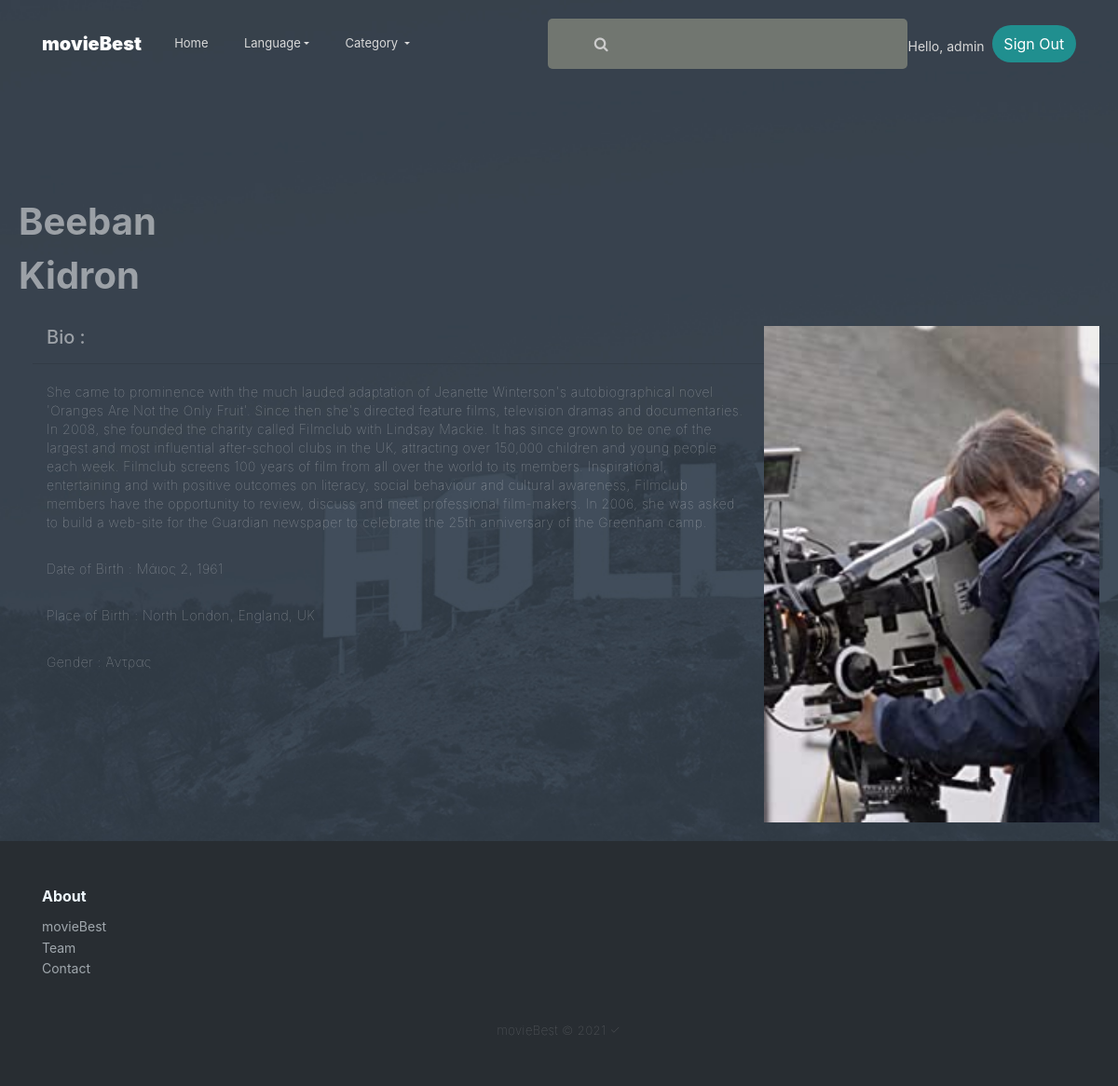
/director/Kidron (signed in), run on the app's committed database.
### movies/models.py (models this page shows, shortened)
class Movie(models.Model):
    title = models.CharField(max_length=100, verbose_name="Τίτλος ταινίας")
    duration = models.IntegerField(null=True, verbose_name="Διάρκεια")
    genre = models.ForeignKey(Genre, on_delete=models.PROTECT, verbose_name='Είδος')
    language = models.CharField(choices=Language_choice, max_length=20, verbose_name="Γλώσσα", null=True)
    premiere_date = models.DateField(verbose_name="Ημερομηνία Πρεμίερας", null=True)
    url_imbd = models.CharField(max_length=300, verbose_name="Σύνδεσμος_IMBD")
    image = models.ImageField(null=True, verbose_name="Εξώφυλλο")
    poster = models.ImageField(null=True, verbose_name="Ποστερ")
    imdb_rate = models.FloatField(verbose_name="Βαθμολογία_IMBD", null=True)
    plot = models.TextField(verbose_name="Πλοκή")
    director = models.ForeignKey(Director, on_delete=models.PROTECT, verbose_name="Σκηνοθέτης")
    actors = models.ManyToManyField(Actor, related_name="movies", verbose_name="Ηθοποιοί")
    critics = models.TextField(verbose_name="Κριτικές")
    trailer = models.CharField(max_length=300, verbose_name="Trailer")
    company = models.ForeignKey(Company, on_delete=models.PROTECT, verbose_name="Εταιρία Παραγωγής", null=True)
    created_at = models.DateTimeField(auto_now_add=True, verbose_name="Ημερομηνία Δημιουργίας")
    updated_at = models.DateTimeField(auto_now=True, verbose_name="Ημερομηνία Ενημέρωσης")
    views = models.IntegerField(null=True, verbose_name="Προβολες")
    class Meta:
        db_table = "Movie"
        verbose_name = "Ταινία"
        verbose_name_plural = "Ταινίες"
        ordering = ["title"]

class Director(models.Model):
    director_firstName = models.CharField(max_length=100, verbose_name="Όνομα Σκηνοθέτη")
    director_lastName = models.CharField(max_length=100, verbose_name="Επώνυμο Σκηνοθέτη")
    director_dateOfBirth = models.DateField(verbose_name="Ημερομηνία γέννησης", null=True)
    director_placeOfBirth = models.CharField(max_length=30, verbose_name="Τόπος Γέννησης", null=True)
    director_gender = models.ForeignKey(Gender, on_delete=models.PROTECT, verbose_name='Φύλο')
    director_bio = models.TextField(verbose_name="Βιογραφικό/Πληροφορίες", null=True)
    image = models.ImageField(null=True, verbose_name="Φώτο Σκηνοθέτη")
    class Meta:
        db_table = "director"
        verbose_name = "Σκηνοθέτης"
        verbose_name_plural = "Σκηνοθέτες"
        ordering = ["director_lastName"]

class Gender(models.Model):
    gender_description = models.CharField(max_length=10, verbose_name="Φύλο")
    def __str__(self):
        return self.gender_description
    class Meta:
        db_table = "gender"
        verbose_name = "Φύλο"
        verbose_name_plural = "Φύλα"
        ordering = ["gender_description"]

### movies/views.py (the view)
# urls.py: path('director/<movie_id>', views.director, name='director'),
@login_required(login_url='login')
def director(request, movie_id):
    get_movie = models.Movie.objects.filter(director__director_lastName__contains=movie_id)
    return render(request, 'movies/director.html', {'home_movie': get_movie})

### movies/templates/movies/director.html (shortened to what this page needs)
{% extends 'movies/home.html' %}
{% load static %}
{% block content %}
    <body>
    {% for my_home_movie in home_movie|slice:":1" %}
        <h1 class="text-white-50" style="margin-left: 20px; margin-bottom: 10px;"> {{ my_home_movie.director.director_firstName }}</h1>
        <h1 class="text-white-50" style="margin-left: 20px; margin-bottom: 10px;"> {{ my_home_movie.director.director_lastName }}</h1>
        <section class="bg-transparent">
            <div class="container-fluid">
                <div class="row" style="margin-left: 20px;">
                    <div class="col-sd-12">
                        <img src="{{ my_home_movie.director.image.url }}" width="400" style="float: right; padding: 20px;" >
                        <h5 class="text-white-50" style="padding-top: 20px;padding-left: 15px;padding-right: 15px;">Bio :</h5>
                        <hr>
                        <p class="text-white-50"  style="padding-left: 15px;padding-right: 15px;">{{ my_home_movie.director.director_bio }}</p>
                        <p class="text-white-50" style="padding-left: 15px;padding-right: 15px;">Date of Birth : {{ my_home_movie.director.director_dateOfBirth }}</p>
                        <p class="text-white-50" style="padding-left: 15px;padding-right: 15px;">Place of Birth : {{ my_home_movie.director.director_placeOfBirth}} </p>
                        <p class="text-white-50" style="padding-left: 15px;padding-right: 15px;">Gender : {{ my_home_movie.director.director_gender }} </p>
                    </div>
                </div>
            </div>
        </section>
    {% endfor %}
</body>
{% endblock content %}

### movies/templates/movies/home.html (shortened to what this page needs)
{% load static %}
<!DOCTYPE html>
<html>
<head>
    <link rel="stylesheet" href="{%  static 'bootstrap/css/bootstrap.min.css'%}">
    <link rel="stylesheet" href="{%  static 'fonts/font-awesome.min.css'%}">
    <link rel="stylesheet" href="{%  static 'css/--mp---Multiple-items-slider-responsive.css'%}">
    <link rel="stylesheet" href="{%  static 'css/dh-header-non-rectangular.css'%}">
    <link rel="stylesheet" href="{%  static 'css/divider-text-middle.css'%}">
    <link rel="stylesheet" href="{%  static 'css/Footer-Dark.css'%}">
    <link rel="stylesheet" href="{%  static 'css/Header---Apple.css'%}">
    <link rel="stylesheet" href="{%  static 'css/Header-Blue--Sticky-Header--Smooth-Scroll.css'%}">
    <link rel="stylesheet" href="{%  static 'css/Header-Dark.css'%}">
    <link rel="stylesheet" href="https://cdnjs.cloudflare.com/ajax/libs/animate.css/3.5.2/animate.min.css">
    <link rel="stylesheet" href="{%  static 'css/MUSA_carousel-product-cart-slider-1.css'%}">
    <link rel="stylesheet" href="{%  static 'css/MUSA_carousel-product-cart-slider.css'%}">
    <link rel="stylesheet" href="{%  static 'css/MUSA_navbar-1.css'%}">
    <link rel="stylesheet" href="{%  static 'css/MUSA_navbar.css'%}">
    <link rel="stylesheet" href="{%  static 'css/Navbar-vmnt.css'%}">
    <link rel="stylesheet" href="{%  static 'css/Navbarbuttonsignupsignin-modal-form-1.css'%}">
    <link rel="stylesheet" href="{%  static 'css/Navbarbuttonsignupsignin-modal-form-2.css'%}">
    <link rel="stylesheet" href="{%  static 'css/Navbarbuttonsignupsignin-modal-form.css'%}">
    <link rel="stylesheet" href="{%  static 'css/styles.css'%}">
    <link rel="stylesheet" href="{%  static 'css/visionae-dashboard-navbar-1.css'%}">
    <link rel="stylesheet" href="{%  static 'css/visionae-dashboard-navbar.css'%}">
</head>
<body id="bodyHTML">
    <div>
        <div class="header-dark">
            <nav class="navbar navbar-dark navbar-expand-lg navigation-clean-search">
                <div class="container"><a class="navbar-brand" href="#"><strong>movieBest</strong></a>
                    <div class="collapse navbar-collapse" id="navcol-1">
                        <ul class="nav navbar-nav">
                            <li class="nav-item"><a class="nav-link" href="{% url 'home' %}">Home</a></li>
                            <li class="nav-item dropdown"><a class="dropdown-toggle nav-link" data-toggle="dropdown" aria-expanded="false" id="Language_Dropdown_menu" href="#">Language</a>
                            </li>
                            <li class="nav-item dropdown"><a class="dropdown-toggle nav-link" data-toggle="dropdown" aria-expanded="false" id="Cat_Dropdown_menu" href="#">Category </a>
                            </li>
                        </ul>
                        <form class="form-inline ml-auto" type="get" action="/adv_search">
                            <div class="form-group"><label for="search-field"><i class="fa fa-search" ></i></label><input class="form-control search-field" type="text" name="txt"></div></form>
                            {% if request.user.is_authenticated %}
                                <span class="navbar-text"><a class="login" href="#">Hello, {{request.user.username}}</a></span><a class="btn btn-light action-button" onclick="location.href='/logout'" role="button" href="#">Sign Out</a>
                            {% else %}
                                 </form><span class="navbar-text"><a class="login" onclick="location.href='/login'" href="#">Log In</a></span><a class="btn btn-light action-button" onclick="location.href='/register'" role="button" href="#">Sign Up</a>
                            {% endif %}
                    </div>
                </div>
            </nav>
        </div>
    </div>
    <div class="wrapper">
        {% block content %}
        {% endblock %}
    </div>
    <div class="footer-dark">
        <footer>
            <div class="container">
                <div class="row">
                    <div class="col-sm-6 col-md-3 item">
                        <h3>About</h3>
                        <ul>
                            <li><a href="#">movieBest</a></li>
                            <li><a href="{% url 'team' %}">Team</a></li>
                            <li><a href="{% url 'contact' %}">Contact</a></li>
                        </ul>
                    </div>
                </div>
                <p class="copyright">movieBest © 2021 ✓</p>
            </div>
        </footer>
    </div>
</body>
</html>

### movies/static/css/--mp---Multiple-items-slider-responsive.css (style rules this page uses)
#bodyHTML { background-color: rgba(0, 0, 0, 0.5); background-image: url(../../static/img/Hollywood_Sign_low.jpg); background-size: cover; }

### movies/static/css/dh-header-non-rectangular.css (style rules this page uses)
.dh-header-non-rectangular-container h1, p { color: white; font-weight: bold; }

### movies/static/css/Footer-Dark.css (style rules this page uses)
.footer-dark { padding: 50px 0; color: #f0f9ff; background-color: #282d32; }
.footer-dark h3 { margin-top: 0; margin-bottom: 12px; font-weight: bold; font-size: 16px; }
.footer-dark ul { padding: 0; list-style: none; line-height: 1.6; font-size: 14px; margin-bottom: 0; }
.footer-dark ul a { color: inherit; text-decoration: none; opacity: 0.6; }
.footer-dark .copyright { text-align: center; padding-top: 24px; opacity: 0.3; font-size: 13px; margin-bottom: 0; }

### movies/static/css/Header---Apple.css (style rules this page uses)
.navbar-dark .navbar-nav .nav-link { color: #fff; font-size: 13px; }

### movies/static/css/Header-Dark.css (style rules this page uses)
.header-dark { background-size: cover; padding-bottom: 80px; }
@media (min-width:768px) { .header-dark { padding-bottom: 120px; } }
.header-dark .navbar { background: transparent; color: #fff; border-radius: 0; box-shadow: none; border: none; }
@media (min-width:768px) { .header-dark .navbar { padding-top: .75rem; padding-bottom: .75rem; } }
.header-dark .navbar .navbar-brand { font-weight: bold; color: inherit; }
.header-dark .navbar .navbar-collapse span { margin-top: 5px; }
.header-dark .navbar .navbar-collapse span .login { color: #d9d9d9; margin-right: .5rem; text-decoration: none; }
.header-dark .navbar .navbar-collapse, .header-dark .navbar .form-inline { border-color: #636363; }
@media (min-width: 992px) { .header-dark .navbar.navbar .navbar-nav .nav-link { padding-left: 1.2rem; padding-right: 1.2rem; } }
.header-dark .navbar.navbar-dark .navbar-nav .nav-link { color: #d9d9d9; }
.header-dark .navbar .action-button, .header-dark .navbar .action-button:active { background: #208f8f; border-radius: 20px; font-size: inherit; color: #fff; box-shadow: none; border: none; text-shadow: none; padding: .5rem .8rem; transition: background-color 0.25s; }
.header-dark .navbar .form-inline label { color: #ccc; }
.header-dark .navbar .form-inline .search-field { display: inline-block; width: 80%; background: none; border: none; border-bottom: 1px solid transparent; border-radius: 0; color: #ccc; box-shadow: none; color: inherit; transition: border-bottom-color 0.3s; }

### movies/static/css/Navbar-vmnt.css (style rules this page uses)
.form-inline.ml-auto { background-color: #eeeeee; }
.form-inline.ml-auto { background-color: #717670; transition: background-color .5s ease-in-out; -moz-transition: background-color .5s ease-in-out; -webkit-transition: background-color .5s ease-in-out; -o-transition: background-color .5s ease-in-out; }
.form-inline .form-group { position: relative; }
.navigation-clean-search { background: #fff; padding-top: .75rem; padding-bottom: .75rem; color: #333; border-radius: 0; box-shadow: none; border: none; margin-bottom: 0; }
@media (min-width:768px) { .navigation-clean-search { padding-top: 1rem; padding-bottom: 1rem; } }
.navigation-clean-search .navbar-brand { font-weight: bold; color: inherit; }
.navigation-clean-search .navbar-collapse, .navigation-clean-search .form-inline { border-top-color: #ddd; }
.navigation-clean-search.navbar .navbar-nav .nav-link { padding-left: 18px; padding-right: 18px; }
.navigation-clean-search .form-inline label { color: #56aa1c; }
.navigation-clean-search .form-inline .search-field { background: none; border: none; border-bottom: 1px solid transparent; border-radius: 0; color: #ccc; box-shadow: none; color: inherit; transition: border-bottom-color 0.3s; }
a { color: #111c26; text-decoration: none; background-color: transparent; -webkit-text-decoration-skip: objects; }
span { font-style: inherit; font-weight: inherit; }
.form-inline.ml-auto { border-radius: 5px; }

### movies/static/css/Navbarbuttonsignupsignin-modal-form-1.css (style rules this page uses)
* { box-sizing: border-box; }
h1 { font-weight: bold; margin: 0; }
p { font-size: 14px; font-weight: 100; line-height: 20px; letter-spacing: 0.5px; margin: 20px 0 30px; }
span { font-size: 12px; }
a { color: #333; font-size: 14px; text-decoration: none; margin: 15px 0; }
form { background-color: #FFFFFF; display: flex; align-items: center; justify-content: center; flex-direction: column; padding: 0 50px; height: 100%; text-align: center; }
input { background-color: #eee; border: none; padding: 12px 15px; margin: 8px 0; width: 100%; }

### movies/static/css/styles.css (style rules this page uses)
body { background-color: initial; }

### data on the page
Movie: director.director_firstName "Beeban", director.director_lastName "Kidron", director.image (picture), director.director_bio "She came to prominence with the much lauded adaptation of Jeanette Winterson's autobiographical novel 'Oranges Are Not the Only Fruit'. Since then she's directed feature films, television dramas and documentaries. In 2008, she founded the charity called Filmclub with Lindsay Mackie. It has since grown to be one of the largest and most influential after-school clubs in the UK, attracting over 150,000 children and young people each week. Filmclub screens 100 years of film from all over the world to its members. Inspirational, entertaining and with positive outcomes on literacy, social behaviour and cultural awareness, Filmclub members have the opportunity to review, discuss and meet…", director.director_dateOfBirth "Μάιος 2, 1961", director.director_placeOfBirth "North London, England, UK", director.director_gender "Άντρας"

### other printed values
{{ request.user.username }} "admin"
